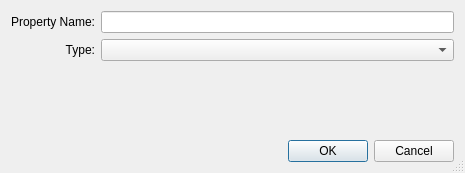
<?xml version="1.0" encoding="UTF-8"?>
<ui version="4.0">
 <class>CreateFeatureAddOrEditPropertyDialog</class>
 <widget class="QDialog" name="CreateFeatureAddOrEditPropertyDialog">
  <property name="windowModality">
   <enum>Qt::WindowModal</enum>
  </property>
  <property name="geometry">
   <rect>
    <x>0</x>
    <y>0</y>
    <width>465</width>
    <height>173</height>
   </rect>
  </property>
  <property name="sizePolicy">
   <sizepolicy hsizetype="Preferred" vsizetype="Minimum">
    <horstretch>0</horstretch>
    <verstretch>0</verstretch>
   </sizepolicy>
  </property>
  <property name="windowTitle">
   <string>Add/Edit Property</string>
  </property>
  <property name="windowIcon">
   <iconset resource="../qt-resources/qt_widgets.qrc">
    <normaloff>:/gnome_gtk_edit_16.png</normaloff>:/gnome_gtk_edit_16.png</iconset>
  </property>
  <property name="sizeGripEnabled">
   <bool>true</bool>
  </property>
  <layout class="QVBoxLayout" name="verticalLayout">
   <item>
    <layout class="QFormLayout" name="formLayout">
     <property name="fieldGrowthPolicy">
      <enum>QFormLayout::AllNonFixedFieldsGrow</enum>
     </property>
     <property name="labelAlignment">
      <set>Qt::AlignRight|Qt::AlignTrailing|Qt::AlignVCenter</set>
     </property>
     <property name="formAlignment">
      <set>Qt::AlignLeading|Qt::AlignLeft|Qt::AlignVCenter</set>
     </property>
     <item row="0" column="0">
      <widget class="QLabel" name="property_name_label">
       <property name="text">
        <string>Property Name:</string>
       </property>
       <property name="alignment">
        <set>Qt::AlignRight|Qt::AlignTrailing|Qt::AlignVCenter</set>
       </property>
      </widget>
     </item>
     <item row="1" column="0">
      <widget class="QLabel" name="property_type_label">
       <property name="text">
        <string>Type:</string>
       </property>
       <property name="alignment">
        <set>Qt::AlignRight|Qt::AlignTrailing|Qt::AlignVCenter</set>
       </property>
       <property name="buddy">
        <cstring>combobox_property_type</cstring>
       </property>
      </widget>
     </item>
     <item row="1" column="1">
      <widget class="QComboBox" name="combobox_property_type">
       <property name="sizePolicy">
        <sizepolicy hsizetype="Expanding" vsizetype="Fixed">
         <horstretch>0</horstretch>
         <verstretch>0</verstretch>
        </sizepolicy>
       </property>
       <property name="toolTip">
        <string>What kind of value should be contained in the new property. In most cases, you can leave this on the default suggestion.</string>
       </property>
       <property name="editable">
        <bool>false</bool>
       </property>
      </widget>
     </item>
     <item row="0" column="1">
      <widget class="QLineEdit" name="property_name_line_edit">
       <property name="readOnly">
        <bool>true</bool>
       </property>
      </widget>
     </item>
    </layout>
   </item>
   <item>
    <widget class="QWidget" name="placeholder_edit_widget" native="true">
     <property name="sizePolicy">
      <sizepolicy hsizetype="Preferred" vsizetype="Minimum">
       <horstretch>0</horstretch>
       <verstretch>0</verstretch>
      </sizepolicy>
     </property>
    </widget>
   </item>
   <item>
    <spacer name="verticalSpacer">
     <property name="orientation">
      <enum>Qt::Vertical</enum>
     </property>
     <property name="sizeHint" stdset="0">
      <size>
       <width>20</width>
       <height>29</height>
      </size>
     </property>
    </spacer>
   </item>
   <item>
    <widget class="QDialogButtonBox" name="buttonBox">
     <property name="standardButtons">
      <set>QDialogButtonBox::Cancel|QDialogButtonBox::Ok</set>
     </property>
    </widget>
   </item>
  </layout>
 </widget>
 <resources>
  <include location="../qt-resources/qt_widgets.qrc"/>
  <include location="../qt-resources/qt_widgets.qrc"/>
 </resources>
 <connections>
  <connection>
   <sender>buttonBox</sender>
   <signal>rejected()</signal>
   <receiver>CreateFeatureAddOrEditPropertyDialog</receiver>
   <slot>reject()</slot>
   <hints>
    <hint type="sourcelabel">
     <x>418</x>
     <y>85</y>
    </hint>
    <hint type="destinationlabel">
     <x>346</x>
     <y>114</y>
    </hint>
   </hints>
  </connection>
 </connections>
</ui>
